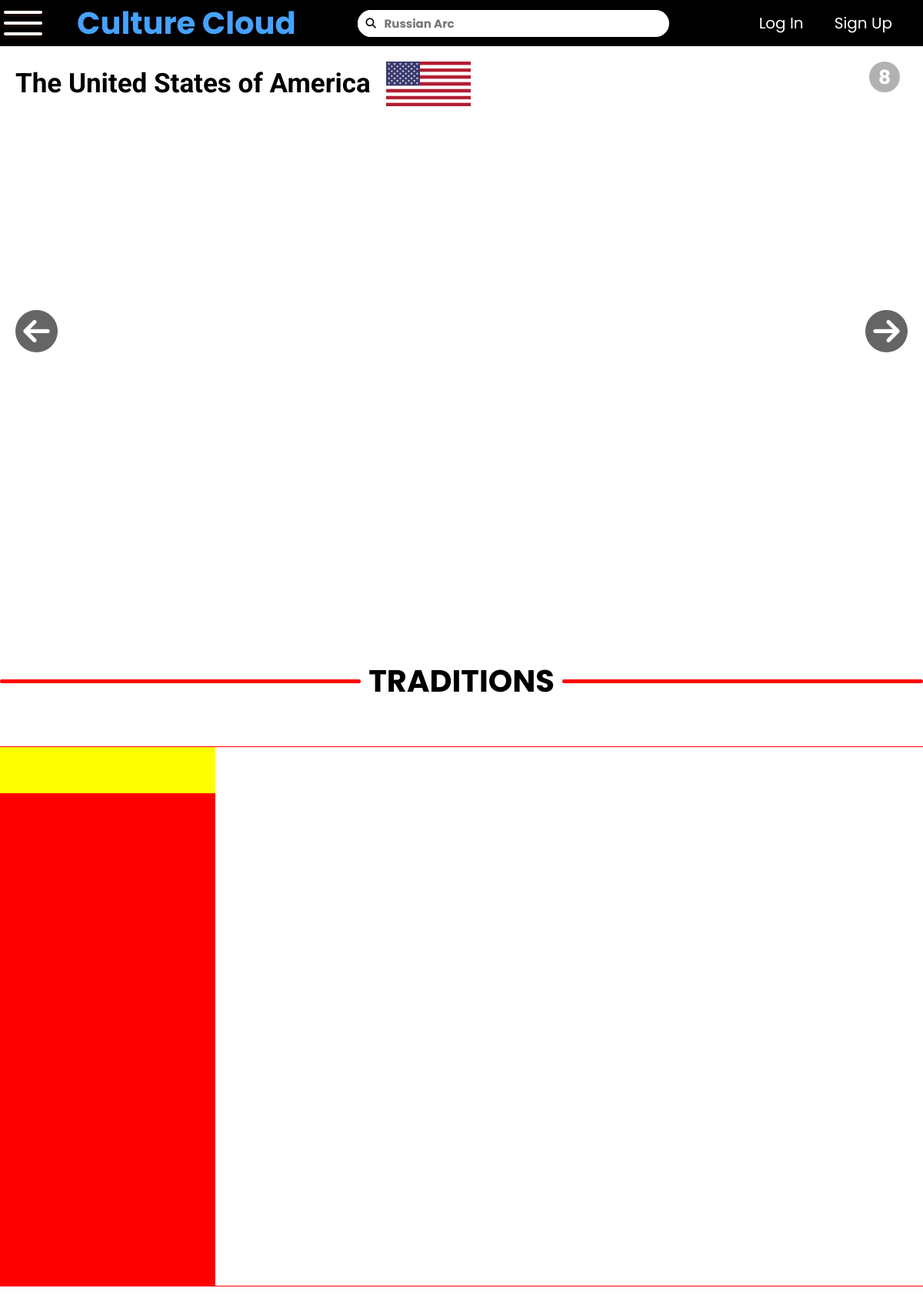
Page /cultureInfo on the earlier database version.
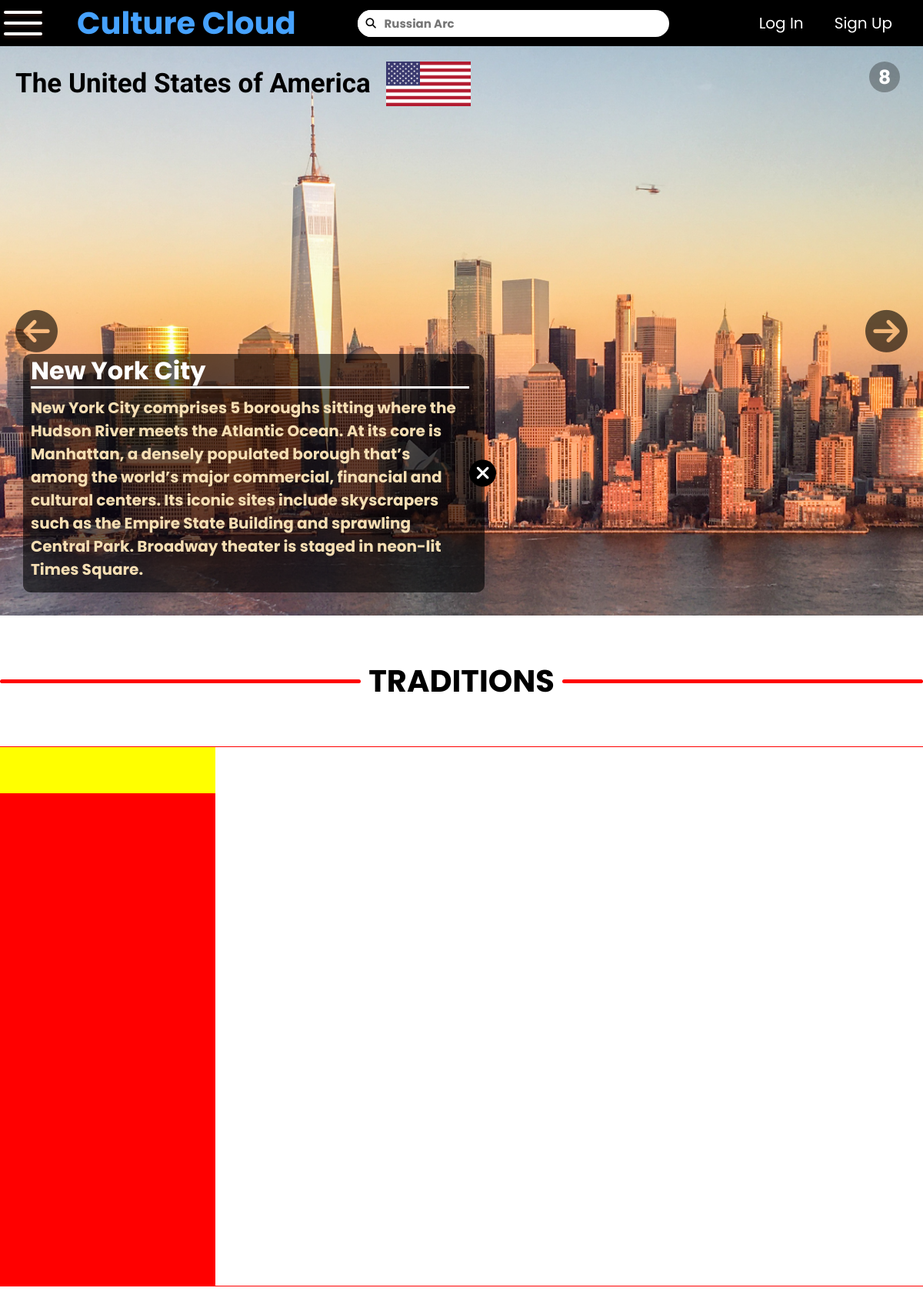
Same page on the later database version.
### culture_cloud/models.py (models this page shows, shortened)
class Country(models.Model):
    country_name = models.CharField(max_length=100)
    country_location = models.CharField(max_length=100)
    country_flag = models.ImageField(upload_to='culture_cloud/countryFlags/')
    country_description = models.CharField(max_length=200)
    country_population = models.IntegerField(default=0)

class countryBannerImg(models.Model):
    country = models.ForeignKey(Country, on_delete=models.CASCADE)
    image_name = models.CharField(max_length=80)
    image_description = models.CharField(max_length=500)
    image_upload = models.ImageField(upload_to='culture_cloud/countryBannerImg/')
    def __str__(self):
        return self.image_name

### culture_cloud/views.py (the view)
# urls.py: path('cultureInfo', views.cultureInfo, name="cultureInfo"),
def cultureInfo(request):
    testCountry = Country.objects.get(country_name__contains="The United")
    testImgs = testCountry.countrybannerimg_set.all()
    testVids = testCountry.countrybannervid_set.all()
    print(testImgs)
    return render(request, 'culture_cloud/cultureInfo.html', {'country': testCountry, 'bannerImgs': testImgs, 'bannerVids': testVids})

### culture_cloud/templates/culture_cloud/cultureInfo.html (shortened to what this page needs)
<!DOCTYPE html>
{% load static %}
<html>
    <head>
        <link rel="stylesheet" href="{% static 'style/cultureInfo.css' %}">
    </head>
    <body>
        {% include 'culture_cloud/navBar.html' %}
        <div class="mainCont">
            <div class="mainContent">
                {% for bannerImg in bannerImgs %}
                    {% if bannerImg == bannerImgs.0 %}
                        <div class="contentCont currentContent">
                            <img src="{{ bannerImg.image_upload.url }}" class="contentItem">
                            <div class="contentInfo">
                                <div class="infoCtrl" onclick="displayContInfo()">
                                    <i class="fas fa-times closeBtn"></i>
                                </div>
                                <div class="infoCont">
                                    <h1>{{ bannerImg.image_name }}</h1>
                                    <h2>{{ bannerImg.image_description }}</h2>
                                </div>
                            </div>
                        </div>
                    {% endif %}
                {% endfor %}
            </div>
            <div class="contentOverlay">
                <div class="carouselCtrl" onclick="carouselControl()">
                    <h1></h1>
                </div>
                <div class="cultureInfo">
                    <h1>{{ country.country_name }}</h1>
                    <img src="{{ country.country_flag.url }}">
                </div>
                <i class="fas fa-arrow-circle-left bannerArrow" id="bannerArrow_left" onclick="prevBannerImg()"></i>
                <i class="fas fa-arrow-circle-right bannerArrow" id="bannerArrow_right" onclick="nextBannerImg()"></i>
            </div>
        </div>
        <div class="sectionCont" id="traditionSec" style="height: 1000px;">
            <div class="sectionHeader">
                <div></div>
                <h1>Traditions</h1>
                <div></div>
            </div>
            <div class="traditionCont">
                <div class="traditionSelection">
                    <ul class="traditionList">
                        <li>
                        </li>
                    </ul>
                </div>
            </div>
        </div>
    </body>
</html>

### culture_cloud/templates/culture_cloud/navBar.html (shortened to what this page needs)
{% load static %}
<link rel="stylesheet" href="{% static 'style/navBar.css' %}">
<div class="navBarCont">
    <div class="logoCont" onclick="window.location.href='/'">
        <h1>Culture Cloud</h1>
    </div>
    <form class="searchCont">
        <button type="submit" class="searchBtn">
            <i class="fas fa-search"></i>
        </button>
        <input type="text" class="searchInput" placeholder="Russian Cusine" required>
    </form>
    <div class="accountCont">
        <div class="guestCont">
            <a href="{% url 'signin' %}">Log In</a>
            <a href="{% url 'signup' %}">Sign Up</a>
        </div>
    </div>
</div>
<div class="sideMenu">
    <div class="headerMenuBtn" onclick="showSideMenu()">
        <div class="menuBtn"></div>
    </div>
</div>

### culture_cloud/static/style/cultureInfo.css (style rules this page uses)
:root { --contWidth: 1200px; }
* { margin: 0; }
body { display: flex; flex-direction: column; align-items: center; }
.cultureInfo { width: fit-content; height: auto; display: flex; flex-direction: row; position: absolute; align-items: center; top: 20px; left: 20px; user-select: none; }
.cultureInfo h1 { font-family: 'Roboto', sans-serif; font-size: 35px; color: rgb(0, 0, 0); margin-right: 20px; max-width: 600px; }
.cultureInfo img { width: 110px; height: auto; }
.mainCont { width: 100%; height: calc(100vh - 60px); position: relative; overflow: hidden; margin-top: 60px; }
.mainContent { width: 100%; height: 100%; display: block; overflow: hidden; }
.contentCont { width: 100%; height: 100%; position: absolute; top: 0; display: none; }
.contentItem { width: 100%; height: 100%; object-fit: cover; position: relative; }
.currentContent { display: block !important; }
.contentInfo { position: absolute; width: 600px; height: auto; bottom: 30px; left: 30px; z-index: 1; border-radius: 10px; font-family: 'Poppins', sans-serif; background-color: rgba(0, 0, 0,0.6); transition: width 1s ease; }
.infoCtrl { width: 35px; height: 35px; position: absolute; right: -15px; top: 50%; transform: translateY(-50%); border-radius: 50%; display: flex; align-items: center; justify-content: center; cursor: pointer; user-select: none; background-color: rgba(0, 0, 0,1); }
.infoCtrl i { color: white; }
.closeBtn { font-size: 25px; }
.infoCont { width: 100%; height: auto; max-height: 350px; overflow-y: scroll; overflow-x: hidden; margin: 0; }
.infoCont h1 { color: white; width: 95%; margin: 2px 0 10px 10px; white-space: nowrap; overflow: hidden; border-bottom: 3px solid white; text-overflow: ellipsis; line-height: 40px; }
.infoCont h2 { color: wheat; font-size: 20px; margin: 0 0 15px 10px; width: 565px; }
.contentOverlay { width: 100%; height: 100%; position: absolute; left: 0; top: 0; overflow: hidden; }
.bannerArrow { position: relative; top: 50%; transform: translateY(-50%); font-size: 55px; cursor: pointer; opacity: 0.6; }
#bannerArrow_left { margin-left: 20px; }
#bannerArrow_right { float: right; margin-right: 20px; }
.carouselCtrl { width: 40px; height: 40px; position: absolute; right: 30px; top: 20px; display: flex; align-items: center; justify-content: center; border-radius: 50%; background-color: rgba(0, 0, 0,0.3); user-select: none; cursor: pointer; }
.carouselCtrl h1 { font-family: 'Poppins', sans-serif; font-size: 25px; line-height: 25px; color: white; display: block; }
.sectionCont { width: 100%; height: auto; display: flex; flex-direction: column; align-items: center; }
.sectionHeader { width: 1200px; height: 90px; display: flex; flex-direction: row; align-items: center; margin: 40px auto; }
.sectionHeader div { flex-grow: 1; flex-basis: 1; height: 5px; background-color: red; border-radius: 5px; }
.sectionHeader h1 { font-family: 'Poppins', sans-serif; font-size: 40px; margin: 0 10px; text-transform: uppercase; }
.traditionCont { width: 1200px; height: 700px; display: flex; flex-direction: row; border: 1px solid red; }
.traditionSelection { width: 280px; height: 100%; display: block; overflow-y: scroll; }
.traditionList { width: 100%; height: 100%; list-style-type: none; background-color: red; padding: 0; }
.traditionList li { display: block; width: 100%; height: 60px; cursor: pointer; background-color: yellow; }

Differences in the rows shown:
added countryBannerImg: image_upload (picture), image_name "New York City", image_description "New York City comprises 5 boroughs sitting where the Hudson River meets the Atlantic Ocean. At its core is Manhattan, a densely populated borough that’s among the world’s major commercial, financial and cultural centers. Its iconic sites include skyscrapers such as the Empire State Building and sprawling Central Park. Broadway theater is staged in neon-lit Times Square."
